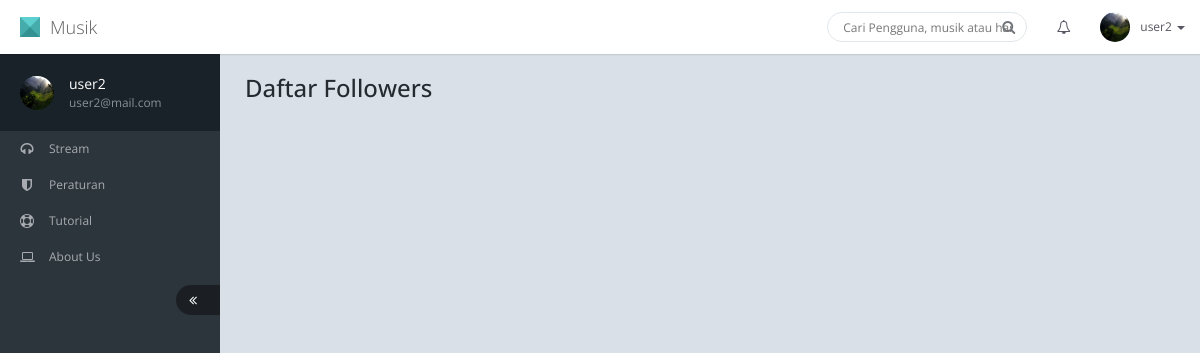
Page /?menu=follower (signed in) on the earlier database version.
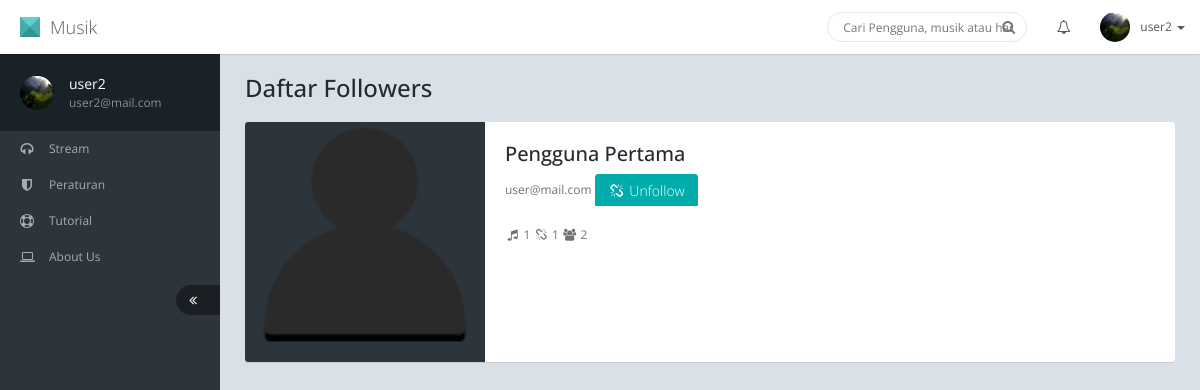
Same page on the later database version.
### tables this page shows
CREATE TABLE IF NOT EXISTS `follow` (
  `follow_id` int(11) NOT NULL AUTO_INCREMENT,
  `user` varchar(50) NOT NULL,
  `target` varchar(50) NOT NULL,
  PRIMARY KEY (`follow_id`)
);

CREATE TABLE IF NOT EXISTS `user` (
  `email` varchar(50) NOT NULL,
  `password` varchar(50) NOT NULL,
  `nama` varchar(50) NOT NULL,
  `foto` varchar(255) NOT NULL,
  `akses` varchar(5) NOT NULL,
  PRIMARY KEY (`email`)
);

### index.php (the view, shortened to what the changed rows need)
<!DOCTYPE html>
<html lang="en">
<head>
	<link href="assets/plugins/jquery-ui-1.10.4/themes/base/minified/jquery-ui.min.css" rel="stylesheet" />
	<link href="assets/plugins/bootstrap-3.2.0/css/bootstrap.min.css" rel="stylesheet" />
	<link href="assets/plugins/font-awesome-4.1.0/css/font-awesome.min.css" rel="stylesheet" />
	<link href="assets/css/animate.min.css" rel="stylesheet" />
	<link href="assets/css/style.min.css" rel="stylesheet" />
	<link href="assets/css/style-responsive.min.css" rel="stylesheet" />
	<link href="assets/css/theme/default.css" rel="stylesheet" id="theme" />
	<link href='assets/css/jquery.mentions.css' rel='stylesheet' type='text/css'>
	<link href="assets/plugins/jquery-jvectormap/jquery-jvectormap-1.2.2.css" rel="stylesheet" />
	<link href="assets/plugins/bootstrap-datepicker/css/datepicker.css" rel="stylesheet" />
	<link href="assets/plugins/bootstrap-datepicker/css/datepicker3.css" rel="stylesheet" />
    <link href="assets/plugins/gritter/css/jquery.gritter.css" rel="stylesheet" />
	<link href="assets/plugins/bootstrap-wysihtml5/src/bootstrap-wysihtml5.css" rel="stylesheet" />
</head>
<body>
	<div id="page-container" class="fade page-sidebar-fixed page-header-fixed">
		<div id="content" class="content">
			<?php
			if(isset($_GET['menu'])){
				if($_GET['menu']=='peraturan'){
					include 'peraturan.php';
				}else if($_GET['menu']=='tutorial'){
					include 'tutorial.php';
				}else if($_GET['menu']=='aboutus'){
					include 'aboutus.php';
				}else if($_GET['menu']=='profil'){
					include 'profil.php';
				}else if($_GET['menu']=='cari'){
					include 'cari.php';
				}else if($_GET['menu']=='follow'){
					mysql_query("insert into follow values(null,'$_SESSION[login]','$_GET[id]')");
					?><script>location.href='?';</script><?php
				}else if($_GET['menu']=='unfollow'){
					mysql_query("delete from follow where user='$_SESSION[login]' and target='$_GET[id]'");
					?><script>location.href='?';</script><?php
				}else if($_GET['menu']=='track'){
					include 'track.php';
				}else if($_GET['menu']=='notif'){
					include 'notif.php';
				}else if($_GET['menu']=='following'){
					include 'following.php';
				}else if($_GET['menu']=='follower'){
					include 'follower.php';
				}else{
					include 'stream.php';
				}
			}else{
				include 'stream.php';
			}
			?>
		</div>
	</div>
</body>
</html>

### follower.php
<h1 class="page-header">Daftar Followers</h1>
<div class="row">
	<div class="col-md-12">
		<div class="result-container">
			<ul class="result-list">
				<?php
				if(isset($_GET['id'])){
					$q=mysql_query("select * from follow where target='$_GET[id]'");
				}else{
					$q=mysql_query("select * from follow where target='$_SESSION[login]'");;
				}
				while($h=mysql_fetch_array($q)){
					$qq=mysql_query("select * from user where email='$h[user]'");
					$user=mysql_fetch_array($qq);
					$qq=mysql_query("select * from track where user='$user[email]'");
					$track=mysql_num_rows($qq);
					$qq=mysql_query("select * from follow where user='$user[email]'");
					$following=mysql_num_rows($qq);
					$qq=mysql_query("select * from follow where target='$user[email]'");
					$follower=mysql_num_rows($qq);
				?>
				<li>
					<div class="result-image">
						<a href="javascript:;"><img src="<?php echo $user['foto']; ?>" alt="" /></a>
					</div>
					<div class="result-info">
						<h4 class="title"><?php echo $user['nama']; ?></h4>
						<p class="desc">
							<?php echo $user['email']; ?>
							<?php
							if($_SESSION['login']!=$user['email']){
							$qq=mysql_query("select * from follow where user='$_SESSION[login]' and target='$user[email]'");
							if(mysql_num_rows($qq)>0){
							?>
							<a href="?menu=unfollow&id=<?php echo $user['email']; ?>" class="btn btn-success"><i class="fa fa-fw fa-chain-broken" ></i> Unfollow</a>
							<?php
							}else{
							?>
							<a href="#" class="btn btn-default" onclick="ikuti('<?php echo $user['email']; ?>'); return false;"><i class="fa fa-fw fa-chain"  ></i> Follow</a>
							<?php
							}
							}
							?>
						</p>
						<div class="btn-row">
							<i class="fa fa-fw fa-music" data-toggle="tooltip" data-container="body" data-title="<?php echo $track; ?> track"></i> <?php echo $track; ?>
							<i class="fa fa-fw fa-chain-broken" data-toggle="tooltip" data-container="body" data-title="<?php echo $following; ?> following"></i> <?php echo $following; ?>
							<i class="fa fa-fw fa-users" data-toggle="tooltip" data-container="body" data-title="<?php echo $follower; ?> followers"></i> <?php echo $follower; ?>
						</div>
					</div>
				</li>
				<?php
				}
				?>
			</ul>
		</div>
	</div>
</div>

Differences in the rows shown:
added follow: user.foto (placeholder picture), user.nama "Pengguna Pertama", user.email "user@mail.com", track "1", following "1", follower "2"
